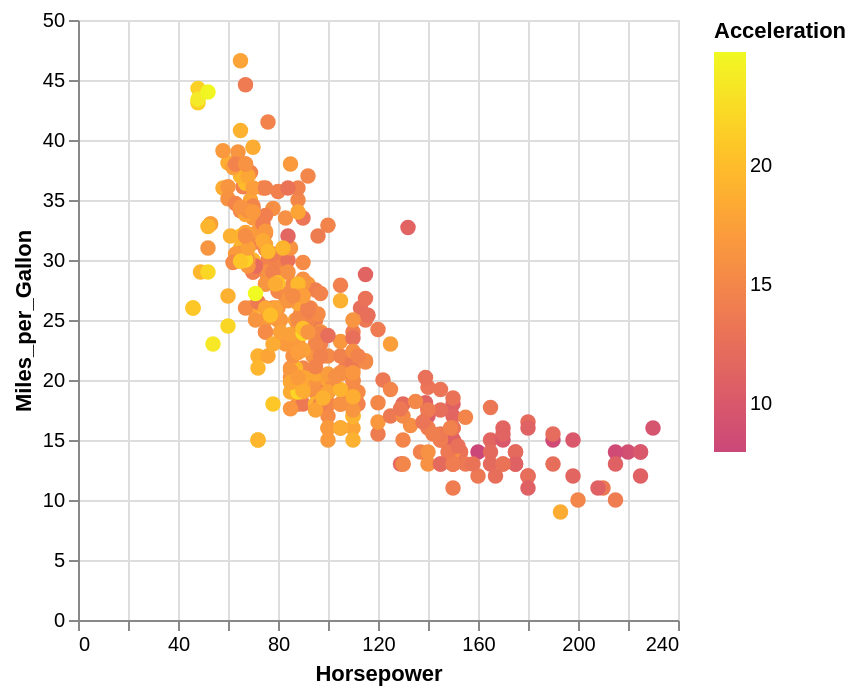

Describe this chart as a Vega-Lite specification.
### Vega-Lite specification from a JSON file in a GitHub repository (floating-point values rounded to 4 significant figures; data arrays with more than 128 entries replaced by an {"elided": "..."} marker saying what was removed)
{"$schema": "https://vega.github.io/schema/vega-lite/v5.json", "data": {"values": {"elided": "406 records"}}, "description": "Continuous colour scale based on named vega schame. Should use the upper half of the plasma colour scheme.", "encoding": {"color": {"field": "Acceleration", "scale": {"scheme": {"extent": [0.5, 1], "name": "plasma"}}, "type": "quantitative"}, "opacity": {"value": 1}, "size": {"value": 60}, "x": {"field": "Horsepower", "type": "quantitative"}, "y": {"field": "Miles_per_Gallon", "type": "quantitative"}}, "mark": "circle", "transform": [{"as": "accelerationZScore", "calculate": "(datum.Acceleration - 15.52)/2.80"}]}
